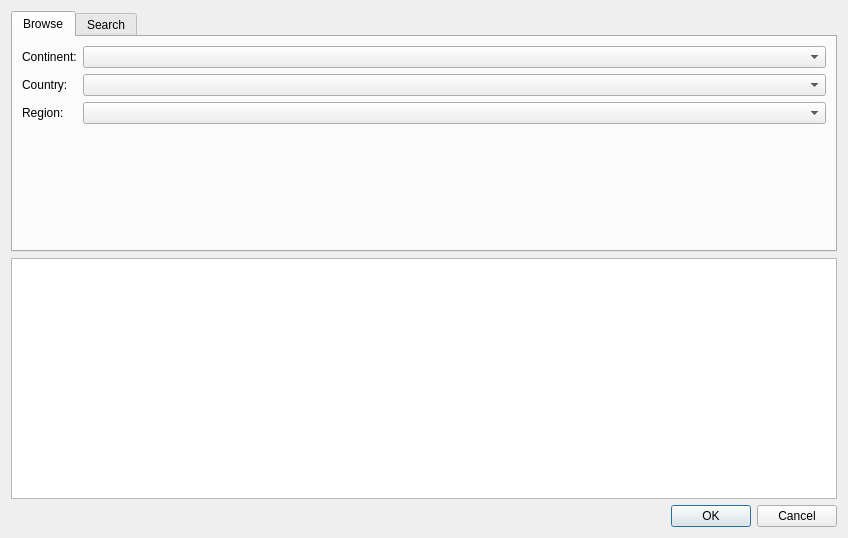
<?xml version="1.0" encoding="UTF-8"?>
<ui version="4.0">
 <class>SelectAirportDialog</class>
 <widget class="QDialog" name="SelectAirportDialog">
  <property name="geometry">
   <rect>
    <x>0</x>
    <y>0</y>
    <width>848</width>
    <height>538</height>
   </rect>
  </property>
  <property name="sizePolicy">
   <sizepolicy hsizetype="Expanding" vsizetype="MinimumExpanding">
    <horstretch>0</horstretch>
    <verstretch>0</verstretch>
   </sizepolicy>
  </property>
  <property name="windowTitle">
   <string>Select Airport</string>
  </property>
  <layout class="QVBoxLayout" name="verticalLayout">
   <item>
    <widget class="QTabWidget" name="tabWidget">
     <property name="currentIndex">
      <number>0</number>
     </property>
     <widget class="QWidget" name="tab">
      <attribute name="title">
       <string>Browse</string>
      </attribute>
      <layout class="QVBoxLayout" name="verticalLayout_2">
       <item>
        <layout class="QVBoxLayout" name="verticalLayout_3">
         <item>
          <layout class="QFormLayout" name="formLayout_2">
           <item row="0" column="0">
            <widget class="QLabel" name="label_3">
             <property name="text">
              <string>Continent:</string>
             </property>
            </widget>
           </item>
           <item row="0" column="1">
            <widget class="QComboBox" name="cbContinent"/>
           </item>
           <item row="1" column="0">
            <widget class="QLabel" name="label_4">
             <property name="text">
              <string>Country:</string>
             </property>
            </widget>
           </item>
           <item row="1" column="1">
            <widget class="QComboBox" name="cbCountry"/>
           </item>
           <item row="2" column="0">
            <widget class="QLabel" name="label_5">
             <property name="text">
              <string>Region:</string>
             </property>
            </widget>
           </item>
           <item row="2" column="1">
            <widget class="QComboBox" name="cbRegion"/>
           </item>
          </layout>
         </item>
        </layout>
       </item>
      </layout>
     </widget>
     <widget class="QWidget" name="tab_2">
      <attribute name="title">
       <string>Search</string>
      </attribute>
      <layout class="QFormLayout" name="formLayout">
       <item row="0" column="0">
        <widget class="QLabel" name="label">
         <property name="text">
          <string>Airport Code:</string>
         </property>
        </widget>
       </item>
       <item row="1" column="0">
        <widget class="QLabel" name="label_2">
         <property name="text">
          <string>Name/Description:</string>
         </property>
        </widget>
       </item>
       <item row="1" column="1">
        <widget class="QLineEdit" name="leName"/>
       </item>
       <item row="0" column="1">
        <widget class="QLineEdit" name="leAirportCode"/>
       </item>
       <item row="2" column="1">
        <widget class="QPushButton" name="pbSearch">
         <property name="text">
          <string>Search</string>
         </property>
        </widget>
       </item>
      </layout>
     </widget>
    </widget>
   </item>
   <item>
    <widget class="QTableView" name="tableView">
     <property name="sizeAdjustPolicy">
      <enum>QAbstractScrollArea::AdjustToContents</enum>
     </property>
     <property name="selectionMode">
      <enum>QAbstractItemView::SingleSelection</enum>
     </property>
     <property name="selectionBehavior">
      <enum>QAbstractItemView::SelectRows</enum>
     </property>
    </widget>
   </item>
   <item>
    <widget class="QDialogButtonBox" name="buttonBox">
     <property name="orientation">
      <enum>Qt::Horizontal</enum>
     </property>
     <property name="standardButtons">
      <set>QDialogButtonBox::Cancel|QDialogButtonBox::Ok</set>
     </property>
    </widget>
   </item>
  </layout>
 </widget>
 <resources/>
 <connections>
  <connection>
   <sender>buttonBox</sender>
   <signal>accepted()</signal>
   <receiver>SelectAirportDialog</receiver>
   <slot>accept()</slot>
   <hints>
    <hint type="sourcelabel">
     <x>248</x>
     <y>254</y>
    </hint>
    <hint type="destinationlabel">
     <x>157</x>
     <y>274</y>
    </hint>
   </hints>
  </connection>
  <connection>
   <sender>buttonBox</sender>
   <signal>rejected()</signal>
   <receiver>SelectAirportDialog</receiver>
   <slot>reject()</slot>
   <hints>
    <hint type="sourcelabel">
     <x>316</x>
     <y>260</y>
    </hint>
    <hint type="destinationlabel">
     <x>286</x>
     <y>274</y>
    </hint>
   </hints>
  </connection>
 </connections>
</ui>
